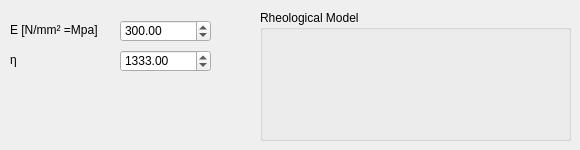
    <widget class="QWidget" name="MAXWELL">
     <attribute name="title">
      <string>Maxwell</string>
     </attribute>
     <widget class="QDoubleSpinBox" name="VAL_E_MAXWELL">
      <property name="geometry">
       <rect>
        <x>120</x>
        <y>20</y>
        <width>91</width>
        <height>22</height>
       </rect>
      </property>
      <property name="decimals">
       <number>2</number>
      </property>
      <property name="maximum">
       <double>8000.000000000000000</double>
      </property>
      <property name="value">
       <double>300.000000000000000</double>
      </property>
     </widget>
     <widget class="QLabel" name="LABEL_VAL_E_MAXWELL">
      <property name="geometry">
       <rect>
        <x>10</x>
        <y>20</y>
        <width>91</width>
        <height>20</height>
       </rect>
      </property>
      <property name="text">
       <string>E [N/mm² =Mpa]</string>
      </property>
     </widget>
     <widget class="QGroupBox" name="RHEO_BOX_MAXWELL">
      <property name="geometry">
       <rect>
        <x>260</x>
        <y>10</y>
        <width>311</width>
        <height>131</height>
       </rect>
      </property>
      <property name="title">
       <string>Rheological Model</string>
      </property>
      <widget class="QLabel" name="RHEO_MAXWELL">
       <property name="geometry">
        <rect>
         <x>10</x>
         <y>20</y>
         <width>291</width>
         <height>101</height>
        </rect>
       </property>
       <property name="text">
        <string/>
       </property>
       <property name="pixmap">
        <pixmap>PIC/Rheo_Maxwell.png</pixmap>
       </property>
       <property name="scaledContents">
        <bool>true</bool>
       </property>
      </widget>
     </widget>
     <widget class="QLabel" name="LABEL_VAL_ETA_MEXWELL">
      <property name="geometry">
       <rect>
        <x>10</x>
        <y>50</y>
        <width>91</width>
        <height>20</height>
       </rect>
      </property>
      <property name="text">
       <string>η</string>
      </property>
     </widget>
     <widget class="QDoubleSpinBox" name="VAL_ETA_MAXWELL">
      <property name="geometry">
       <rect>
        <x>120</x>
        <y>50</y>
        <width>91</width>
        <height>22</height>
       </rect>
      </property>
      <property name="decimals">
       <number>2</number>
      </property>
      <property name="maximum">
       <double>8000.000000000000000</double>
      </property>
      <property name="value">
       <double>1333.000000000000000</double>
      </property>
     </widget>
    </widget>
